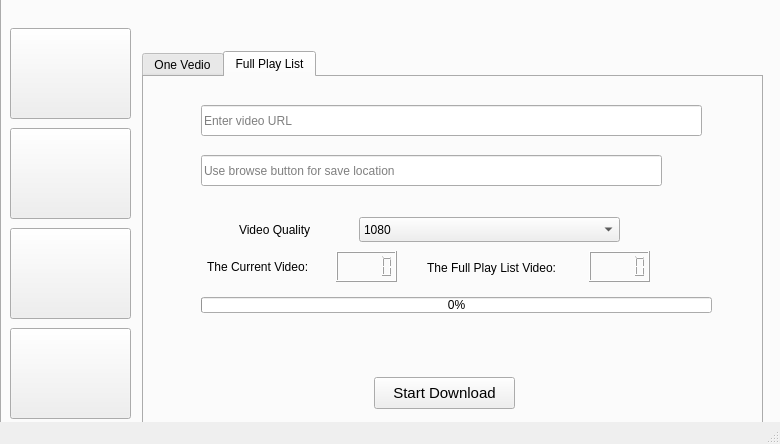
<?xml version="1.0" encoding="UTF-8"?>
<ui version="4.0">
 <class>MainWindow</class>
 <widget class="QMainWindow" name="MainWindow">
  <property name="geometry">
   <rect>
    <x>0</x>
    <y>0</y>
    <width>780</width>
    <height>444</height>
   </rect>
  </property>
  <property name="windowTitle">
   <string>MainWindow</string>
  </property>
  <property name="styleSheet">
   <string notr="true"/>
  </property>
  <widget class="QWidget" name="centralwidget">
   <widget class="QTabWidget" name="tabWidget">
    <property name="geometry">
     <rect>
      <x>0</x>
      <y>-64</y>
      <width>811</width>
      <height>531</height>
     </rect>
    </property>
    <property name="styleSheet">
     <string notr="true">TabWidget{
	border:0px
}
 TabWidget
  {
  color:rgb(0,0,0);
  background:rgb(255,255,255);
  }</string>
    </property>
    <property name="currentIndex">
     <number>2</number>
    </property>
    <widget class="QWidget" name="tab_5">
     <attribute name="title">
      <string>Page</string>
     </attribute>
     <widget class="QGroupBox" name="groupBox">
      <property name="geometry">
       <rect>
        <x>140</x>
        <y>100</y>
        <width>301</width>
        <height>171</height>
       </rect>
      </property>
      <property name="title">
       <string/>
      </property>
      <widget class="QLabel" name="label_8">
       <property name="geometry">
        <rect>
         <x>10</x>
         <y>40</y>
         <width>101</width>
         <height>111</height>
        </rect>
       </property>
       <property name="text">
        <string/>
       </property>
       <property name="pixmap">
        <pixmap resource="photo.qrc">:/icons/hom_download.png</pixmap>
       </property>
       <property name="scaledContents">
        <bool>true</bool>
       </property>
      </widget>
      <widget class="QLabel" name="label_9">
       <property name="geometry">
        <rect>
         <x>120</x>
         <y>40</y>
         <width>151</width>
         <height>111</height>
        </rect>
       </property>
       <property name="font">
        <font>
         <family>DejaVu Sans</family>
         <pointsize>18</pointsize>
         <weight>50</weight>
         <italic>false</italic>
         <bold>false</bold>
        </font>
       </property>
       <property name="styleSheet">
        <string notr="true">font: 10pt &quot;DejaVu Sans&quot;;
font: 18pt &quot;DejaVu Sans&quot;;</string>
       </property>
       <property name="text">
        <string>Dowonload Any File</string>
       </property>
       <property name="wordWrap">
        <bool>true</bool>
       </property>
      </widget>
     </widget>
     <widget class="QGroupBox" name="groupBox_4">
      <property name="geometry">
       <rect>
        <x>470</x>
        <y>290</y>
        <width>301</width>
        <height>171</height>
       </rect>
      </property>
      <property name="title">
       <string/>
      </property>
      <widget class="QLabel" name="label_14">
       <property name="geometry">
        <rect>
         <x>130</x>
         <y>40</y>
         <width>151</width>
         <height>111</height>
        </rect>
       </property>
       <property name="font">
        <font>
         <family>DejaVu Sans</family>
         <pointsize>18</pointsize>
         <weight>50</weight>
         <italic>false</italic>
         <bold>false</bold>
        </font>
       </property>
       <property name="styleSheet">
        <string notr="true">font: 10pt &quot;DejaVu Sans&quot;;
font: 18pt &quot;DejaVu Sans&quot;;</string>
       </property>
       <property name="text">
        <string>App theme &amp; setting</string>
       </property>
       <property name="wordWrap">
        <bool>true</bool>
       </property>
      </widget>
      <widget class="QLabel" name="label_15">
       <property name="geometry">
        <rect>
         <x>10</x>
         <y>43</y>
         <width>111</width>
         <height>111</height>
        </rect>
       </property>
       <property name="text">
        <string/>
       </property>
       <property name="pixmap">
        <pixmap resource="photo.qrc">:/icons/home_setting.png</pixmap>
       </property>
       <property name="scaledContents">
        <bool>true</bool>
       </property>
      </widget>
     </widget>
     <widget class="QGroupBox" name="groupBox_2">
      <property name="geometry">
       <rect>
        <x>470</x>
        <y>100</y>
        <width>301</width>
        <height>171</height>
       </rect>
      </property>
      <property name="title">
       <string/>
      </property>
      <widget class="QLabel" name="label_13">
       <property name="geometry">
        <rect>
         <x>10</x>
         <y>45</y>
         <width>101</width>
         <height>101</height>
        </rect>
       </property>
       <property name="text">
        <string/>
       </property>
       <property name="pixmap">
        <pixmap resource="photo.qrc">:/icons/home_video.png</pixmap>
       </property>
       <property name="scaledContents">
        <bool>true</bool>
       </property>
      </widget>
      <widget class="QLabel" name="label_12">
       <property name="geometry">
        <rect>
         <x>120</x>
         <y>40</y>
         <width>171</width>
         <height>111</height>
        </rect>
       </property>
       <property name="font">
        <font>
         <family>DejaVu Sans</family>
         <pointsize>18</pointsize>
         <weight>50</weight>
         <italic>false</italic>
         <bold>false</bold>
        </font>
       </property>
       <property name="styleSheet">
        <string notr="true">font: 10pt &quot;DejaVu Sans&quot;;
font: 18pt &quot;DejaVu Sans&quot;;</string>
       </property>
       <property name="text">
        <string>Youtube video Download</string>
       </property>
       <property name="wordWrap">
        <bool>true</bool>
       </property>
      </widget>
     </widget>
     <widget class="QGroupBox" name="groupBox_3">
      <property name="geometry">
       <rect>
        <x>140</x>
        <y>290</y>
        <width>301</width>
        <height>171</height>
       </rect>
      </property>
      <property name="title">
       <string/>
      </property>
      <property name="checkable">
       <bool>false</bool>
      </property>
      <widget class="QLabel" name="label_11">
       <property name="geometry">
        <rect>
         <x>109</x>
         <y>40</y>
         <width>191</width>
         <height>111</height>
        </rect>
       </property>
       <property name="font">
        <font>
         <family>DejaVu Sans</family>
         <pointsize>18</pointsize>
         <weight>50</weight>
         <italic>false</italic>
         <bold>false</bold>
        </font>
       </property>
       <property name="styleSheet">
        <string notr="true">font: 10pt &quot;DejaVu Sans&quot;;
font: 18pt &quot;DejaVu Sans&quot;;</string>
       </property>
       <property name="text">
        <string>Youtube playlist Dowonload</string>
       </property>
       <property name="wordWrap">
        <bool>true</bool>
       </property>
      </widget>
      <widget class="QLabel" name="label_10">
       <property name="geometry">
        <rect>
         <x>4</x>
         <y>40</y>
         <width>91</width>
         <height>111</height>
        </rect>
       </property>
       <property name="text">
        <string/>
       </property>
       <property name="pixmap">
        <pixmap resource="photo.qrc">:/icons/home_playlist.png</pixmap>
       </property>
       <property name="scaledContents">
        <bool>true</bool>
       </property>
      </widget>
     </widget>
    </widget>
    <widget class="QWidget" name="tab">
     <attribute name="title">
      <string>Tab 1</string>
     </attribute>
     <widget class="QProgressBar" name="progressBar">
      <property name="geometry">
       <rect>
        <x>188</x>
        <y>300</y>
        <width>511</width>
        <height>16</height>
       </rect>
      </property>
      <property name="value">
       <number>0</number>
      </property>
     </widget>
     <widget class="QPushButton" name="pushButton">
      <property name="geometry">
       <rect>
        <x>370</x>
        <y>370</y>
        <width>141</width>
        <height>32</height>
       </rect>
      </property>
      <property name="font">
       <font>
        <pointsize>11</pointsize>
       </font>
      </property>
      <property name="text">
       <string>Start Download</string>
      </property>
     </widget>
     <widget class="QLineEdit" name="lineEdit">
      <property name="geometry">
       <rect>
        <x>188</x>
        <y>140</y>
        <width>511</width>
        <height>31</height>
       </rect>
      </property>
      <property name="placeholderText">
       <string>Enter download link hear</string>
      </property>
     </widget>
     <widget class="QPushButton" name="pushButton_2">
      <property name="geometry">
       <rect>
        <x>624</x>
        <y>210</y>
        <width>50</width>
        <height>31</height>
       </rect>
      </property>
      <property name="font">
       <font>
        <pointsize>11</pointsize>
       </font>
      </property>
      <property name="styleSheet">
       <string notr="true">border-color: rgb(255, 255, 255);
border: 0px;</string>
      </property>
      <property name="text">
       <string/>
      </property>
      <property name="icon">
       <iconset resource="photo.qrc">
        <normaloff>:/icons/browse.png</normaloff>:/icons/browse.png</iconset>
      </property>
      <property name="iconSize">
       <size>
        <width>25</width>
        <height>25</height>
       </size>
      </property>
     </widget>
     <widget class="QLineEdit" name="lineEdit_2">
      <property name="geometry">
       <rect>
        <x>188</x>
        <y>210</y>
        <width>421</width>
        <height>31</height>
       </rect>
      </property>
      <property name="placeholderText">
       <string>Use browse button to enter save location</string>
      </property>
     </widget>
    </widget>
    <widget class="QWidget" name="tab_2">
     <attribute name="title">
      <string>Tab 2</string>
     </attribute>
     <widget class="QTabWidget" name="tabWidget_2">
      <property name="geometry">
       <rect>
        <x>140</x>
        <y>89</y>
        <width>621</width>
        <height>392</height>
       </rect>
      </property>
      <property name="currentIndex">
       <number>1</number>
      </property>
      <widget class="QWidget" name="tab_3">
       <attribute name="title">
        <string>One Vedio</string>
       </attribute>
       <widget class="QLineEdit" name="lineEdit_3">
        <property name="geometry">
         <rect>
          <x>57</x>
          <y>28</y>
          <width>461</width>
          <height>31</height>
         </rect>
        </property>
        <property name="placeholderText">
         <string>Enter video URL</string>
        </property>
       </widget>
       <widget class="QLineEdit" name="lineEdit_4">
        <property name="geometry">
         <rect>
          <x>57</x>
          <y>78</y>
          <width>461</width>
          <height>31</height>
         </rect>
        </property>
        <property name="placeholderText">
         <string>Use browse button for save location</string>
        </property>
       </widget>
       <widget class="QPushButton" name="pushButton_3">
        <property name="geometry">
         <rect>
          <x>527</x>
          <y>78</y>
          <width>50</width>
          <height>31</height>
         </rect>
        </property>
        <property name="font">
         <font>
          <pointsize>11</pointsize>
         </font>
        </property>
        <property name="styleSheet">
         <string notr="true">border-color: rgb(255, 255, 255);
border: 0px;</string>
        </property>
        <property name="text">
         <string/>
        </property>
        <property name="icon">
         <iconset resource="photo.qrc">
          <normaloff>:/icons/browse.png</normaloff>:/icons/browse.png</iconset>
        </property>
        <property name="iconSize">
         <size>
          <width>25</width>
          <height>32</height>
         </size>
        </property>
       </widget>
       <widget class="QProgressBar" name="progressBar_2">
        <property name="geometry">
         <rect>
          <x>57</x>
          <y>220</y>
          <width>511</width>
          <height>16</height>
         </rect>
        </property>
        <property name="value">
         <number>0</number>
        </property>
       </widget>
       <widget class="QPushButton" name="pushButton_4">
        <property name="geometry">
         <rect>
          <x>230</x>
          <y>300</y>
          <width>141</width>
          <height>32</height>
         </rect>
        </property>
        <property name="font">
         <font>
          <pointsize>11</pointsize>
         </font>
        </property>
        <property name="text">
         <string>Start Download</string>
        </property>
       </widget>
       <widget class="QLabel" name="label">
        <property name="geometry">
         <rect>
          <x>95</x>
          <y>142</y>
          <width>101</width>
          <height>21</height>
         </rect>
        </property>
        <property name="text">
         <string>Video Quality</string>
        </property>
       </widget>
       <widget class="QComboBox" name="comboBox">
        <property name="geometry">
         <rect>
          <x>215</x>
          <y>140</y>
          <width>261</width>
          <height>25</height>
         </rect>
        </property>
        <property name="acceptDrops">
         <bool>true</bool>
        </property>
       </widget>
       <widget class="QPushButton" name="pushButton_5">
        <property name="geometry">
         <rect>
          <x>527</x>
          <y>28</y>
          <width>50</width>
          <height>31</height>
         </rect>
        </property>
        <property name="font">
         <font>
          <pointsize>11</pointsize>
         </font>
        </property>
        <property name="styleSheet">
         <string notr="true">border-color: rgb(255, 255, 255);
border: 0px;</string>
        </property>
        <property name="text">
         <string/>
        </property>
        <property name="icon">
         <iconset resource="photo.qrc">
          <normaloff>:/icons/save.png</normaloff>:/icons/save.png</iconset>
        </property>
        <property name="iconSize">
         <size>
          <width>25</width>
          <height>25</height>
         </size>
        </property>
       </widget>
       <widget class="QLabel" name="label_5">
        <property name="geometry">
         <rect>
          <x>220</x>
          <y>253</y>
          <width>161</width>
          <height>21</height>
         </rect>
        </property>
        <property name="text">
         <string/>
        </property>
        <property name="alignment">
         <set>Qt::AlignCenter</set>
        </property>
       </widget>
      </widget>
      <widget class="QWidget" name="tab_4">
       <attribute name="title">
        <string>Full Play List</string>
       </attribute>
       <widget class="QLineEdit" name="lineEdit_5">
        <property name="geometry">
         <rect>
          <x>57</x>
          <y>28</y>
          <width>501</width>
          <height>31</height>
         </rect>
        </property>
        <property name="placeholderText">
         <string>Enter video URL</string>
        </property>
       </widget>
       <widget class="QLineEdit" name="lineEdit_6">
        <property name="geometry">
         <rect>
          <x>57</x>
          <y>78</y>
          <width>461</width>
          <height>31</height>
         </rect>
        </property>
        <property name="placeholderText">
         <string>Use browse button for save location</string>
        </property>
       </widget>
       <widget class="QPushButton" name="pushButton_6">
        <property name="geometry">
         <rect>
          <x>527</x>
          <y>78</y>
          <width>50</width>
          <height>31</height>
         </rect>
        </property>
        <property name="font">
         <font>
          <pointsize>11</pointsize>
         </font>
        </property>
        <property name="styleSheet">
         <string notr="true">border-color: rgb(255, 255, 255);
border: 0px;</string>
        </property>
        <property name="text">
         <string/>
        </property>
        <property name="icon">
         <iconset resource="photo.qrc">
          <normaloff>:/icons/browse.png</normaloff>:/icons/browse.png</iconset>
        </property>
        <property name="iconSize">
         <size>
          <width>25</width>
          <height>25</height>
         </size>
        </property>
       </widget>
       <widget class="QProgressBar" name="progressBar_3">
        <property name="geometry">
         <rect>
          <x>57</x>
          <y>220</y>
          <width>511</width>
          <height>16</height>
         </rect>
        </property>
        <property name="value">
         <number>0</number>
        </property>
       </widget>
       <widget class="QComboBox" name="comboBox_2">
        <property name="geometry">
         <rect>
          <x>215</x>
          <y>140</y>
          <width>261</width>
          <height>25</height>
         </rect>
        </property>
        <item>
         <property name="text">
          <string>1080</string>
         </property>
        </item>
        <item>
         <property name="text">
          <string>720</string>
         </property>
        </item>
        <item>
         <property name="text">
          <string>480</string>
         </property>
        </item>
        <item>
         <property name="text">
          <string>360</string>
         </property>
        </item>
       </widget>
       <widget class="QLabel" name="label_2">
        <property name="geometry">
         <rect>
          <x>95</x>
          <y>142</y>
          <width>101</width>
          <height>21</height>
         </rect>
        </property>
        <property name="text">
         <string>Video Quality</string>
        </property>
       </widget>
       <widget class="QPushButton" name="pushButton_7">
        <property name="geometry">
         <rect>
          <x>230</x>
          <y>300</y>
          <width>141</width>
          <height>32</height>
         </rect>
        </property>
        <property name="font">
         <font>
          <pointsize>11</pointsize>
         </font>
        </property>
        <property name="text">
         <string>Start Download</string>
        </property>
       </widget>
       <widget class="QLabel" name="label_3">
        <property name="geometry">
         <rect>
          <x>63</x>
          <y>179</y>
          <width>131</width>
          <height>21</height>
         </rect>
        </property>
        <property name="text">
         <string>The Current Video:</string>
        </property>
       </widget>
       <widget class="QLabel" name="label_4">
        <property name="geometry">
         <rect>
          <x>283</x>
          <y>180</y>
          <width>171</width>
          <height>21</height>
         </rect>
        </property>
        <property name="text">
         <string>The Full Play List Video:</string>
        </property>
       </widget>
       <widget class="QLCDNumber" name="lcdNumber">
        <property name="geometry">
         <rect>
          <x>192</x>
          <y>174</y>
          <width>61</width>
          <height>31</height>
         </rect>
        </property>
       </widget>
       <widget class="QLCDNumber" name="lcdNumber_2">
        <property name="geometry">
         <rect>
          <x>445</x>
          <y>174</y>
          <width>61</width>
          <height>31</height>
         </rect>
        </property>
        <property name="font">
         <font>
          <pointsize>10</pointsize>
         </font>
        </property>
       </widget>
       <widget class="QLabel" name="label_6">
        <property name="geometry">
         <rect>
          <x>220</x>
          <y>253</y>
          <width>161</width>
          <height>30</height>
         </rect>
        </property>
        <property name="text">
         <string/>
        </property>
        <property name="alignment">
         <set>Qt::AlignCenter</set>
        </property>
       </widget>
      </widget>
     </widget>
    </widget>
    <widget class="QWidget" name="tab_6">
     <attribute name="title">
      <string>Page</string>
     </attribute>
     <widget class="QPushButton" name="pushButton_13">
      <property name="geometry">
       <rect>
        <x>166</x>
        <y>150</y>
        <width>155</width>
        <height>121</height>
       </rect>
      </property>
      <property name="styleSheet">
       <string notr="true">background-color: rgb(239, 240, 241);</string>
      </property>
      <property name="text">
       <string/>
      </property>
     </widget>
     <widget class="QPushButton" name="pushButton_14">
      <property name="geometry">
       <rect>
        <x>364</x>
        <y>150</y>
        <width>155</width>
        <height>121</height>
       </rect>
      </property>
      <property name="styleSheet">
       <string notr="true">background-color: rgb(48, 47, 47);
</string>
      </property>
      <property name="text">
       <string/>
      </property>
     </widget>
     <widget class="QPushButton" name="pushButton_15">
      <property name="geometry">
       <rect>
        <x>560</x>
        <y>150</y>
        <width>155</width>
        <height>121</height>
       </rect>
      </property>
      <property name="styleSheet">
       <string notr="true">background-color: rgb(50, 50, 50);
</string>
      </property>
      <property name="text">
       <string/>
      </property>
     </widget>
     <widget class="QLabel" name="label_7">
      <property name="geometry">
       <rect>
        <x>220</x>
        <y>70</y>
        <width>431</width>
        <height>61</height>
       </rect>
      </property>
      <property name="font">
       <font>
        <family>DejaVu Sans</family>
        <pointsize>32</pointsize>
        <weight>50</weight>
        <italic>false</italic>
        <bold>false</bold>
       </font>
      </property>
      <property name="styleSheet">
       <string notr="true">font: 10pt &quot;DejaVu Sans&quot;;
font: 32pt &quot;DejaVu Sans&quot;;</string>
      </property>
      <property name="text">
       <string>Chose Your Theme</string>
      </property>
     </widget>
     <widget class="QPushButton" name="pushButton_16">
      <property name="geometry">
       <rect>
        <x>560</x>
        <y>310</y>
        <width>155</width>
        <height>121</height>
       </rect>
      </property>
      <property name="styleSheet">
       <string notr="true">background-color: rgb(0, 0, 0);
</string>
      </property>
      <property name="text">
       <string/>
      </property>
     </widget>
     <widget class="QPushButton" name="pushButton_17">
      <property name="geometry">
       <rect>
        <x>166</x>
        <y>310</y>
        <width>155</width>
        <height>121</height>
       </rect>
      </property>
      <property name="styleSheet">
       <string notr="true">background-color: rgb(239, 240, 241);
background-color: rgb(30, 30, 30);</string>
      </property>
      <property name="text">
       <string/>
      </property>
     </widget>
     <widget class="QPushButton" name="pushButton_18">
      <property name="geometry">
       <rect>
        <x>364</x>
        <y>310</y>
        <width>155</width>
        <height>121</height>
       </rect>
      </property>
      <property name="styleSheet">
       <string notr="true">  background:rgb(255,255,255);
</string>
      </property>
      <property name="text">
       <string/>
      </property>
     </widget>
    </widget>
   </widget>
   <widget class="QPushButton" name="pushButton_8">
    <property name="geometry">
     <rect>
      <x>10</x>
      <y>28</y>
      <width>121</width>
      <height>91</height>
     </rect>
    </property>
    <property name="text">
     <string/>
    </property>
    <property name="icon">
     <iconset resource="photo.qrc">
      <normaloff>:/icons/home.png</normaloff>:/icons/home.png</iconset>
    </property>
    <property name="iconSize">
     <size>
      <width>50</width>
      <height>50</height>
     </size>
    </property>
   </widget>
   <widget class="QPushButton" name="pushButton_9">
    <property name="geometry">
     <rect>
      <x>10</x>
      <y>128</y>
      <width>121</width>
      <height>91</height>
     </rect>
    </property>
    <property name="text">
     <string/>
    </property>
    <property name="icon">
     <iconset resource="photo.qrc">
      <normaloff>:/icons/download.png</normaloff>:/icons/download.png</iconset>
    </property>
    <property name="iconSize">
     <size>
      <width>50</width>
      <height>50</height>
     </size>
    </property>
   </widget>
   <widget class="QPushButton" name="pushButton_10">
    <property name="geometry">
     <rect>
      <x>10</x>
      <y>228</y>
      <width>121</width>
      <height>91</height>
     </rect>
    </property>
    <property name="text">
     <string/>
    </property>
    <property name="icon">
     <iconset resource="photo.qrc">
      <normaloff>:/icons/youtube.png</normaloff>:/icons/youtube.png</iconset>
    </property>
    <property name="iconSize">
     <size>
      <width>50</width>
      <height>50</height>
     </size>
    </property>
   </widget>
   <widget class="QPushButton" name="pushButton_11">
    <property name="geometry">
     <rect>
      <x>10</x>
      <y>328</y>
      <width>121</width>
      <height>91</height>
     </rect>
    </property>
    <property name="text">
     <string/>
    </property>
    <property name="icon">
     <iconset resource="photo.qrc">
      <normaloff>:/icons/setting.png</normaloff>:/icons/setting.png</iconset>
    </property>
    <property name="iconSize">
     <size>
      <width>50</width>
      <height>50</height>
     </size>
    </property>
   </widget>
  </widget>
  <widget class="QMenuBar" name="menubar">
   <property name="geometry">
    <rect>
     <x>0</x>
     <y>0</y>
     <width>780</width>
     <height>22</height>
    </rect>
   </property>
  </widget>
  <widget class="QStatusBar" name="statusbar"/>
 </widget>
 <resources>
  <include location="photo.qrc"/>
 </resources>
 <connections/>
</ui>
